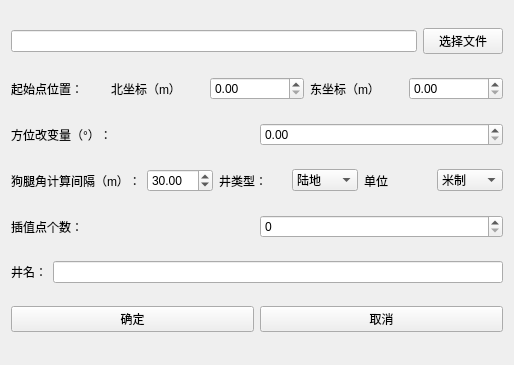
<?xml version="1.0" encoding="UTF-8"?>
<ui version="4.0">
 <class>Form</class>
 <widget class="QWidget" name="Form">
  <property name="geometry">
   <rect>
    <x>0</x>
    <y>0</y>
    <width>514</width>
    <height>365</height>
   </rect>
  </property>
  <property name="windowTitle">
   <string>导入轨迹数据与设计信息</string>
  </property>
  <layout class="QVBoxLayout" name="verticalLayout">
   <item>
    <layout class="QHBoxLayout" name="horizontalLayout">
     <item>
      <widget class="QLineEdit" name="lineEdit">
       <property name="text">
        <string/>
       </property>
      </widget>
     </item>
     <item>
      <widget class="QPushButton" name="pushButton">
       <property name="text">
        <string>选择文件</string>
       </property>
      </widget>
     </item>
    </layout>
   </item>
   <item>
    <layout class="QHBoxLayout" name="horizontalLayout_6">
     <item>
      <widget class="QLabel" name="label">
       <property name="text">
        <string>起始点位置：</string>
       </property>
      </widget>
     </item>
     <item>
      <widget class="QLabel" name="label_2">
       <property name="text">
        <string>北坐标（m）</string>
       </property>
      </widget>
     </item>
     <item>
      <widget class="QDoubleSpinBox" name="doubleSpinBox"/>
     </item>
     <item>
      <widget class="QLabel" name="label_3">
       <property name="text">
        <string>东坐标（m）</string>
       </property>
      </widget>
     </item>
     <item>
      <widget class="QDoubleSpinBox" name="doubleSpinBox_2"/>
     </item>
    </layout>
   </item>
   <item>
    <layout class="QHBoxLayout" name="horizontalLayout_3">
     <item>
      <widget class="QLabel" name="label_4">
       <property name="text">
        <string>方位改变量（°）：</string>
       </property>
      </widget>
     </item>
     <item>
      <widget class="QDoubleSpinBox" name="doubleSpinBox_3"/>
     </item>
    </layout>
   </item>
   <item>
    <layout class="QHBoxLayout" name="horizontalLayout_2">
     <item>
      <widget class="QLabel" name="label_6">
       <property name="text">
        <string>狗腿角计算间隔（m）：</string>
       </property>
      </widget>
     </item>
     <item>
      <widget class="QDoubleSpinBox" name="doubleSpinBox_4">
       <property name="value">
        <double>30.000000000000000</double>
       </property>
      </widget>
     </item>
     <item>
      <widget class="QLabel" name="label_8">
       <property name="text">
        <string>井类型：</string>
       </property>
      </widget>
     </item>
     <item>
      <widget class="QComboBox" name="comboBox_2">
       <item>
        <property name="text">
         <string>陆地</string>
        </property>
       </item>
       <item>
        <property name="text">
         <string>海上</string>
        </property>
       </item>
      </widget>
     </item>
     <item>
      <widget class="QLabel" name="label_7">
       <property name="text">
        <string>单位</string>
       </property>
      </widget>
     </item>
     <item>
      <widget class="QComboBox" name="comboBox">
       <item>
        <property name="text">
         <string>米制</string>
        </property>
       </item>
       <item>
        <property name="text">
         <string>英制</string>
        </property>
       </item>
      </widget>
     </item>
    </layout>
   </item>
   <item>
    <layout class="QHBoxLayout" name="horizontalLayout_4">
     <item>
      <widget class="QLabel" name="label_5">
       <property name="text">
        <string>插值点个数：</string>
       </property>
      </widget>
     </item>
     <item>
      <widget class="QSpinBox" name="spinBox"/>
     </item>
    </layout>
   </item>
   <item>
    <layout class="QHBoxLayout" name="horizontalLayout_7">
     <item>
      <widget class="QLabel" name="label_9">
       <property name="text">
        <string>井名：</string>
       </property>
      </widget>
     </item>
     <item>
      <widget class="QLineEdit" name="lineEdit_2">
       <property name="text">
        <string/>
       </property>
      </widget>
     </item>
    </layout>
   </item>
   <item>
    <layout class="QHBoxLayout" name="horizontalLayout_5">
     <item>
      <widget class="QPushButton" name="pushButton_2">
       <property name="text">
        <string>确定</string>
       </property>
      </widget>
     </item>
     <item>
      <widget class="QPushButton" name="pushButton_3">
       <property name="text">
        <string>取消</string>
       </property>
      </widget>
     </item>
    </layout>
   </item>
  </layout>
 </widget>
 <resources/>
 <connections/>
</ui>
